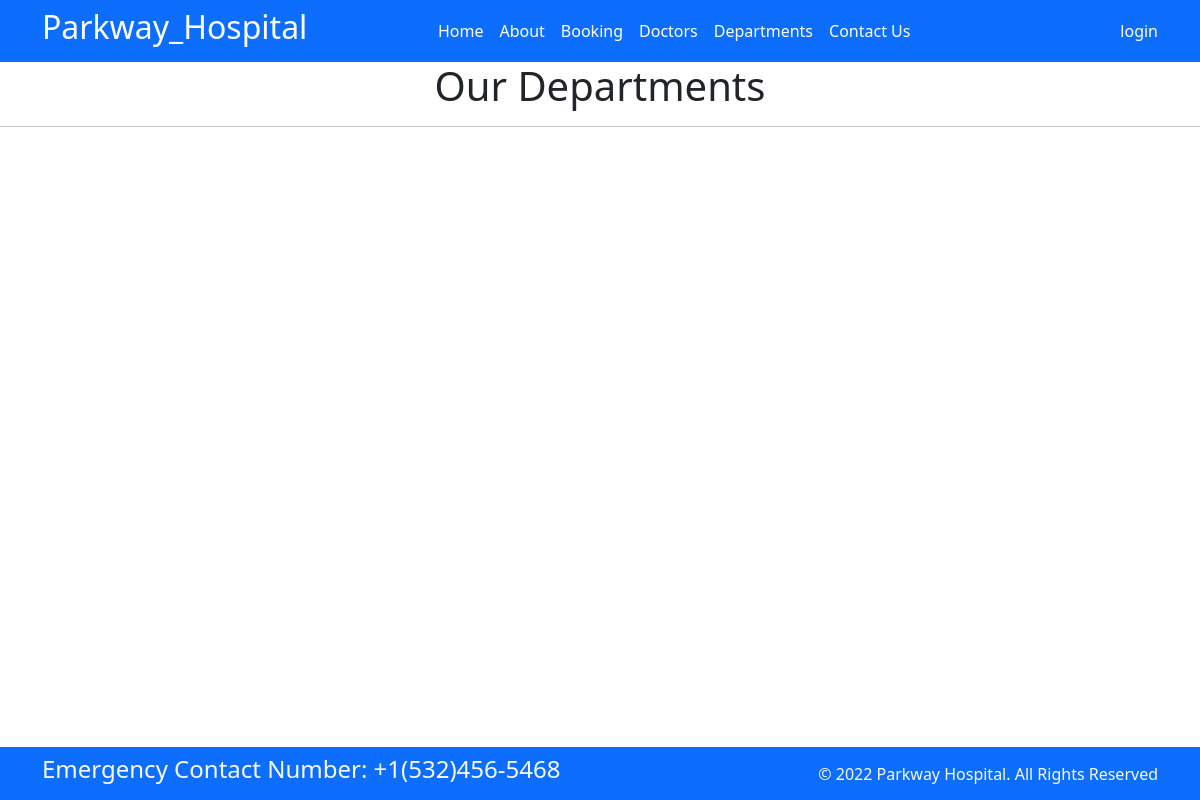
The app's page /departments/, older data.
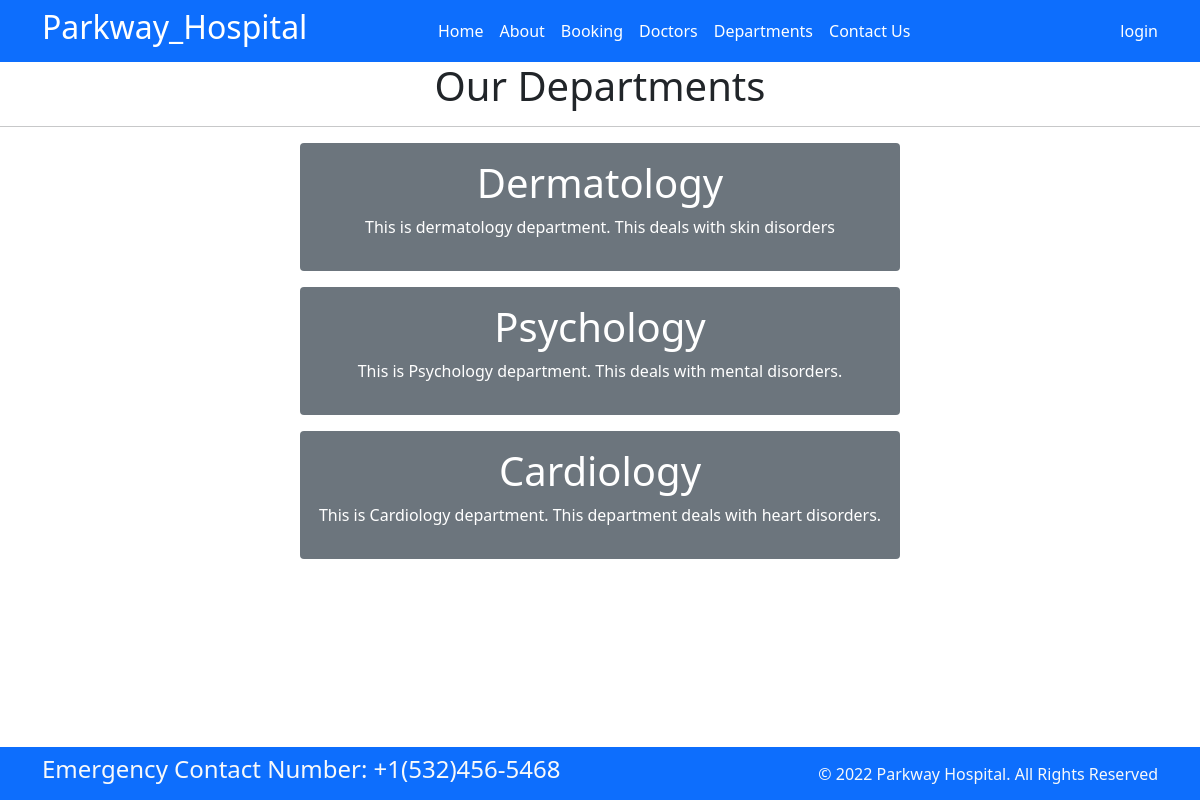
The same page, newer data.
### home/models.py (models this page shows, shortened)
class Departments(models.Model):
    dep_name=models.CharField(max_length=100)
    dep_description=models.TextField()

### home/views.py (the view)
# urls.py: path('departments/',views.departments,name='departments'),
def departments(request):
    dict_dept={
        'dept': Departments.objects.all()         #pull all objects from class dept
    }
    return render(request,'departments.html',dict_dept)

### templates/departments.html
{% extends 'index.html' %}
{% block content %}
<div class="text-center">
<h1>Our Departments</h1>
</div>
<hr>
{% for d in dept %}
<div class="mx-auto w-50 bg-secondary text-center text-white p-3 my-3 border-warning rounded">
    <h1>{{d.dep_name}}</h1>
    <p>{{d.dep_description}}</p>
</div>
{% endfor %}
{% endblock %}

Row changes from the older to the newer data that the page shows:
added Departments: dep_name "Dermatology", dep_description "This is dermatology department. This deals with skin disorders"
added Departments: dep_name "Psychology", dep_description "This is Psychology department. This deals with mental disorders."
added Departments: dep_name "Cardiology", dep_description "This is Cardiology department. This department deals with heart disorders."
